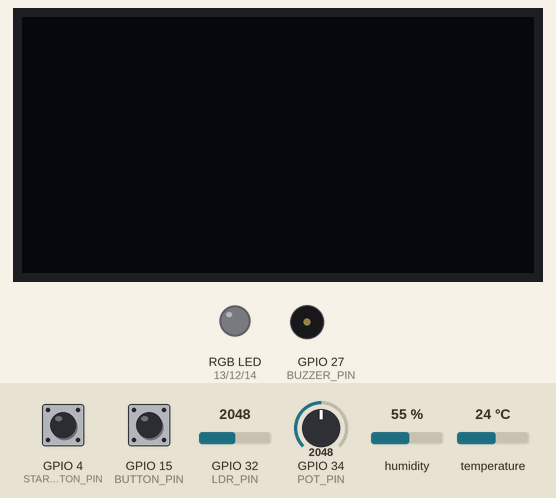
Recording of a sketch running on a simulated ESP32. Shown: 128×64 one-colour display, an RGB LED mixed from three pins (HIGH = lit), buzzer (waves = sounding, pin HIGH). The inputs (shaded band) are chosen by the test bench; at power-on: GPIO 4 (START_BUTTON_PIN) HIGH, temperature 24 °C, GPIO 15 (BUTTON_PIN) HIGH, GPIO 32 (LDR_PIN) = 2048, GPIO 34 (POT_PIN) = 2048, humidity 55 % (analog values on the 0–4095 scale). What the sketch prints to the serial monitor is not drawn.

Above: at 1.2 s.
1.3 s: GPIO 4 (START_BUTTON_PIN) pulled LOW for 0.15 s
At 2.5 s:
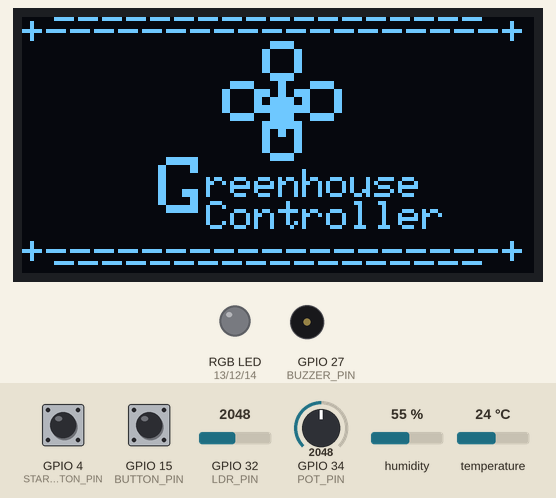
6.0 s: temperature set to 27.5 °C
At 9.1 s:
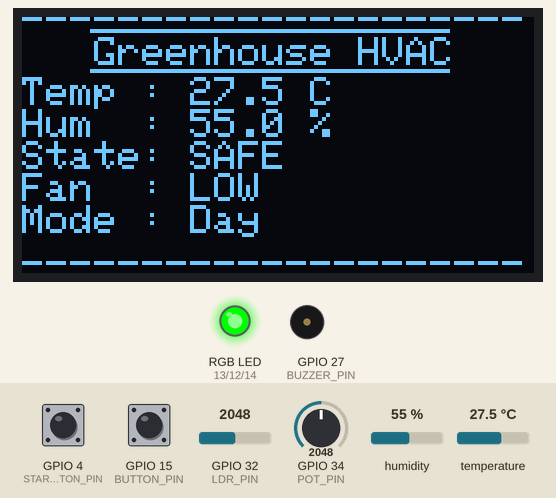
9.5 s: temperature set to 28.4 °C
At 11.8 s:
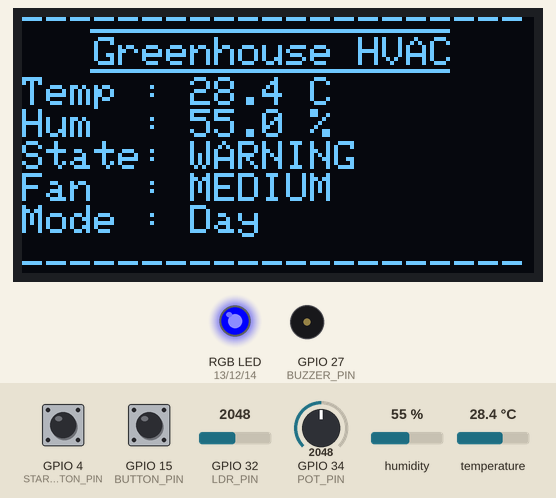
12.6 s: GPIO 15 (BUTTON_PIN) pulled LOW for 0.15 s
At 14.0 s:
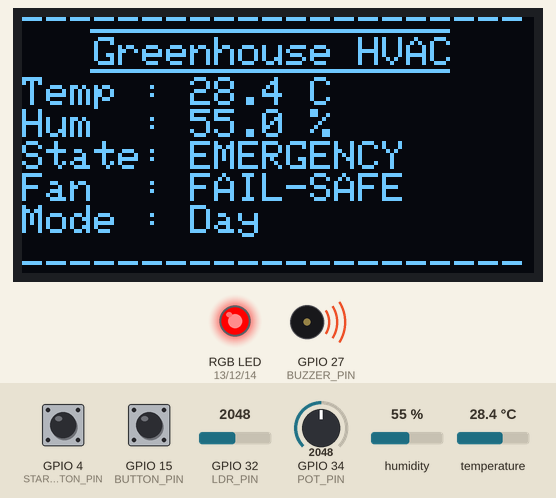
14.7 s: GPIO 32 (LDR_PIN) set to 1571
16.4 s: GPIO 32 (LDR_PIN) set to 1447
At 18.4 s:
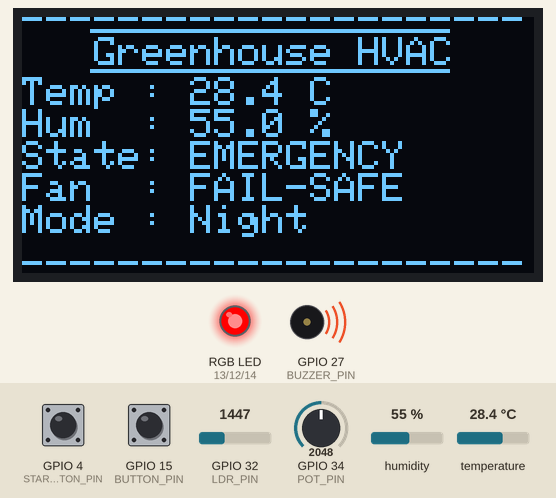
Timing chart, 0 to 19.8 s (numbered marks = the images above; inputs shaded):
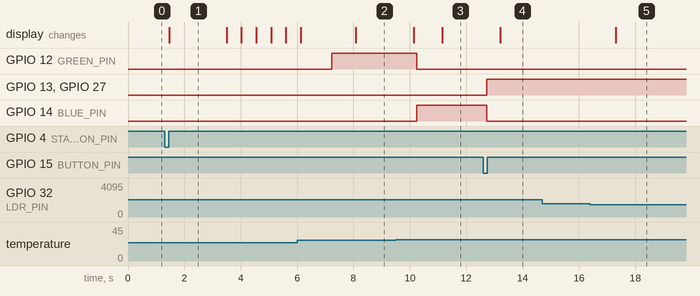

Measured:
- the behaviour switches between 27.9 and 28 °C on temperature (found by bisection; images 2 and 3)
- the behaviour switches between 1500 and 1499 on GPIO 32 (LDR_PIN) (found by bisection; images 4 and 5)
- after the input at 1.3 s, the display: changes after 0.17 s (image 1)
- after the input at 9.5 s, GPIO 12 (GREEN_PIN): HIGH → LOW after 0.74 s; GPIO 14 (BLUE_PIN): LOW → HIGH after 0.74 s; the display: first changes after 0.63 s (image 3 shows a later state)
- after the input at 12.6 s, GPIO 13 (RED_PIN), GPIO 27 (BUZZER_PIN): LOW → HIGH after 0.14 s; GPIO 14 (BLUE_PIN): HIGH → LOW after 0.14 s; the display: changes after 0.61 s (image 4)
- after the input at 14.7 s, every drawn part: stays the same
- after the input at 16.4 s, the display: changes after 0.91 s (image 5)
- what the display in image 1 shows lasts 2.0 s, from 1.5 s to 3.5 s

The sketch:

sketch.ino
```cpp
#include "config.h"
#include "DHTesp.h"
#include <Wire.h>
#include <Adafruit_GFX.h>
#include <Adafruit_SSD1306.h>

Adafruit_SSD1306 display(SCREEN_WIDTH, SCREEN_HEIGHT, &Wire, -1);

struct SystemData {
  float temperature;
  float humidity;

  int adcValue;
  int potPercent;

  int lightValue;
  bool nightMode;

  String systemState;
  String fanSpeed;
};

DHTesp dhtSensor;
SystemData systemData;

SemaphoreHandle_t dataMutex;

// ======================================================
// MACHINE STATE VARIABLES
// ======================================================

enum MachineState {
  MACHINE_OFF,
  WELCOME_SCREEN,
  AUTO_RUNNING
};

volatile MachineState machineState = MACHINE_OFF;

// ======================================================
// EMERGENCY OVERRIDE VARIABLES
// ======================================================

volatile bool emergencyOverride = false;
volatile unsigned long lastInterruptTime = 0;

// ======================================================
// Turn everything off until button is pressed
// ======================================================

void allOutputsOff() {
  digitalWrite(GREEN_PIN, LOW);
  digitalWrite(BLUE_PIN, LOW);
  digitalWrite(RED_PIN, LOW);
  digitalWrite(BUZZER_PIN, LOW);
}

// ======================================================
// Button check function
// ======================================================

bool startButtonPressed() {
  static bool lastState = HIGH;
  static unsigned long lastDebounce = 0;

  bool currentState = digitalRead(START_BUTTON_PIN);

  if (lastState == HIGH && currentState == LOW && millis() - lastDebounce > 300) {
    lastDebounce = millis();
    lastState = currentState;
    return true;
  }

  lastState = currentState;
  return false;
}

// ======================================================
// Add welcome animation
// ======================================================

void showWelcomeAnimation() {
  display.clearDisplay();

  display.setCursor(2, -6);
  display.println(" __________________");
  display.setCursor(0, 0);
  display.println("+-------------------+");

  display.setTextSize(2);
  display.setCursor(60, 2);
  display.println("o");
  display.setCursor(50, 12);
  display.println("o");
  display.setCursor(60, 16);
  display.println("*");
  display.setCursor(70, 12);
  display.println("o");
  display.setCursor(60, 22);
  display.println("o");

  display.setTextSize(2);
  display.setCursor(34, 35);
  display.println("G");

  display.setTextSize(1);
  display.setCursor(46, 38);
  display.println("reenhouse");
  display.setTextSize(0);
  display.setCursor(46, 46);
  display.println("Controller");

  display.setTextSize(1);
  display.setCursor(0, 55);
  display.println("+-------------------+");
  display.setCursor(2, 55);
  display.println(" __________________");

  display.display();
  delay(2000);

  display.clearDisplay();
  // =========================================
  // LOADING ANIMATION
  // =========================================

  display.clearDisplay();

  display.setTextSize(1);
  display.setCursor(18, 40);
  display.print("Starting...");

  // Loading bar outline
  display.drawRect(10, 50, 100, 8, WHITE);

  display.display();

  delay(500);

  // =========================================
  // 0%
  // =========================================

  // Clear flower area
  display.fillRect(45, 0, 45, 35, BLACK);

  // Flower frame 0
  display.setTextSize(2);

  display.setCursor(60, 14);
  display.print("*");


  // Percentage
  display.fillRect(85, 39, 40, 10, BLACK);

  display.setTextSize(1);
  display.setCursor(92, 40);
  display.print("0%");

  display.display();

  delay(500);

  // =========================================
  // 25%
  // =========================================

  // Clear flower area
  display.fillRect(45, 0, 45, 35, BLACK);

  // Flower frame 1
  display.setTextSize(2);

  display.setCursor(60, 10);
  display.print("o");

  display.setCursor(60, 10);
  display.print("o");

  display.setCursor(60, 14);
  display.print("*");

  display.setCursor(60, 10);
  display.print("o");

  display.setCursor(60, 10);
  display.print("o");

  // Loading bar
  display.fillRect(10, 50, 25, 8, WHITE);

  // Percentage
  display.fillRect(85, 39, 40, 10, BLACK);

  display.setTextSize(1);
  display.setCursor(88, 40);
  display.print("25%");

  display.display();

  delay(500);

  // =========================================
  // 50%
  // =========================================

  // Clear flower area
  display.fillRect(45, 0, 45, 35, BLACK);

  // Flower frame 2
  display.setTextSize(2);

  display.setCursor(60, 7);
  display.print("o");

  display.setCursor(57, 10);
  display.print("o");

  display.setCursor(60, 14);
  display.print("*");

  display.setCursor(63, 10);
  display.print("o");

  display.setCursor(60, 13);
  display.print("o");

  // Loading bar
  display.fillRect(10, 50, 50, 8, WHITE);

  // Percentage
  display.fillRect(85, 39, 40, 10, BLACK);

  display.setTextSize(1);
  display.setCursor(88, 40);
  display.print("50%");

  display.display();

  delay(500);

  // =========================================
  // 75%
  // =========================================

  // Clear flower area
  display.fillRect(45, 0, 45, 35, BLACK);

  // Flower frame 3
  display.setTextSize(2);

  display.setTextSize(2);

  display.setCursor(60, 3);
  display.print("o");

  display.setCursor(53, 10);
  display.print("o");

  display.setCursor(60, 14);
  display.print("*");

  display.setCursor(67, 10);
  display.print("o");

  display.setCursor(60, 17);
  display.print("o");

  // Loading bar
  display.fillRect(10, 50, 75, 8, WHITE);

  // Percentage
  display.fillRect(85, 39, 40, 10, BLACK);

  display.setTextSize(1);
  display.setCursor(88, 40);
  display.print("75%");

  display.display();

  delay(500);

  // =========================================
  // 100%
  // =========================================

  // Clear flower area
  display.fillRect(45, 0, 45, 35, BLACK);

  // Final flower 4
  display.setTextSize(2);

  display.setTextSize(2);

  display.setCursor(60, 0);
  display.print("o");

  display.setCursor(50, 10);
  display.print("o");

  display.setCursor(60, 14);
  display.print("*");

  display.setCursor(70, 10);
  display.print("o");

  display.setCursor(60, 20);
  display.print("o");

  // Loading bar
  display.fillRect(10, 50, 100, 8, WHITE);

  // Percentage
  display.fillRect(85, 39, 40, 10, BLACK);

  display.setTextSize(1);
  display.setCursor(84, 40);
  display.print("100%");

  display.display();

  delay(1000);

  // =========================================

}

// ======================================================
// MACHINE TASK
// ======================================================

void machineTask(void *parameter) {
  while (true) {

    if (machineState == MACHINE_OFF) {
      allOutputsOff();

        display.clearDisplay();
        display.setCursor(0, -6);
        display.println(" ___________________ ");
        display.setCursor(28, 15);
        display.println("<System OFF>");
        display.setCursor(10, 30);
        display.println("Press GREEN Button");
        display.setCursor(40, 40);
        display.println("to start");
        display.setCursor(0, 55);
        display.println("_____________________");

      if (startButtonPressed()) {
        machineState = WELCOME_SCREEN;
      }
    }

    else if (machineState == WELCOME_SCREEN) {
      showWelcomeAnimation();
      machineState = AUTO_RUNNING;
    }

    else if (machineState == AUTO_RUNNING) {
      if (startButtonPressed()) {
        machineState = MACHINE_OFF;
      }
    }

    vTaskDelay(100 / portTICK_PERIOD_MS);
  }
}

void IRAM_ATTR emergencyISR() {

  unsigned long currentTime = millis();

  if (currentTime - lastInterruptTime > 300) {
    emergencyOverride = !emergencyOverride;
    lastInterruptTime = currentTime;
  }
}

void sensorTask(void *parameter) {

  while (true) {

    TempAndHumidity data = dhtSensor.getTempAndHumidity();

    if (xSemaphoreTake(dataMutex, portMAX_DELAY)) {
      systemData.temperature = data.temperature;
      systemData.humidity = data.humidity;
      xSemaphoreGive(dataMutex);
    }

    vTaskDelay(2000 / portTICK_PERIOD_MS);
  }
}

void adcTask(void *parameter) {

  while (true) {

    int total = 0;
    int sampleCount = 10;

    for (int i = 0; i < sampleCount; i++) {
      total += analogRead(POT_PIN);
      vTaskDelay(10 / portTICK_PERIOD_MS);
    }

    int rawValue = total / sampleCount;
    int percentValue = map(rawValue, 0, 4095, 0, 100);

    if (xSemaphoreTake(dataMutex, portMAX_DELAY)) {
      systemData.adcValue = rawValue;
      systemData.potPercent = percentValue;
      xSemaphoreGive(dataMutex);
    }

    vTaskDelay(1000 / portTICK_PERIOD_MS);
  }
}

void lightTask(void *parameter) {

  while (true) {

    int lightValue = analogRead(LDR_PIN);
    bool isNight = lightValue < 1500;

    if (xSemaphoreTake(dataMutex, portMAX_DELAY)) {
      systemData.lightValue = lightValue;
      systemData.nightMode = isNight;
      xSemaphoreGive(dataMutex);
    }

    vTaskDelay(1000 / portTICK_PERIOD_MS);
  }
}

void controlTask(void *parameter) {

  while (true) {

    if (machineState == MACHINE_OFF || machineState == WELCOME_SCREEN) {
      allOutputsOff();
      vTaskDelay(200 / portTICK_PERIOD_MS);
      continue;
    }

    float temp;
    bool nightMode;

    if (xSemaphoreTake(dataMutex, portMAX_DELAY)) {
      temp = systemData.temperature;
      nightMode = systemData.nightMode;
      xSemaphoreGive(dataMutex);
    }

    if (emergencyOverride) {

      digitalWrite(GREEN_PIN, LOW);
      digitalWrite(BLUE_PIN, LOW);
      digitalWrite(RED_PIN, HIGH);
      digitalWrite(BUZZER_PIN, HIGH);

      if (xSemaphoreTake(dataMutex, portMAX_DELAY)) {
        systemData.systemState = "EMERGENCY";
        systemData.fanSpeed = "FAIL-SAFE";
        xSemaphoreGive(dataMutex);
      }

      vTaskDelay(500 / portTICK_PERIOD_MS);
      continue;
    }

    if (isnan(temp) || temp < -10 || temp >= 80) {

      digitalWrite(GREEN_PIN, LOW);
      digitalWrite(BLUE_PIN, LOW);
      digitalWrite(RED_PIN, HIGH);
      digitalWrite(BUZZER_PIN, HIGH);

      if (xSemaphoreTake(dataMutex, portMAX_DELAY)) {
        systemData.systemState = "SENSOR ERROR";
        systemData.fanSpeed = "SHUTDOWN";
        xSemaphoreGive(dataMutex);
      }

      vTaskDelay(500 / portTICK_PERIOD_MS);
      continue;
    }

    if (temp < 28) {

      digitalWrite(GREEN_PIN, HIGH);
      digitalWrite(BLUE_PIN, LOW);
      digitalWrite(RED_PIN, LOW);
      digitalWrite(BUZZER_PIN, LOW);

      if (xSemaphoreTake(dataMutex, portMAX_DELAY)) {
        systemData.systemState = "SAFE";

        if (nightMode) {
          systemData.fanSpeed = "ECO";
        } else {
          systemData.fanSpeed = "LOW";
        }

        xSemaphoreGive(dataMutex);
      }
    }

    else if (temp >= 28 && temp < 35) {

      digitalWrite(GREEN_PIN, LOW);
      digitalWrite(BLUE_PIN, HIGH);
      digitalWrite(RED_PIN, LOW);
      digitalWrite(BUZZER_PIN, LOW);

      if (xSemaphoreTake(dataMutex, portMAX_DELAY)) {
        systemData.systemState = "WARNING";

        if (nightMode) {
          systemData.fanSpeed = "ECO-MED";
        } else {
          systemData.fanSpeed = "MEDIUM";
        }

        xSemaphoreGive(dataMutex);
      }
    }

    else {

      digitalWrite(GREEN_PIN, LOW);
      digitalWrite(BLUE_PIN, LOW);
      digitalWrite(RED_PIN, HIGH);
      digitalWrite(BUZZER_PIN, HIGH);

      if (xSemaphoreTake(dataMutex, portMAX_DELAY)) {
        systemData.systemState = "DANGER";
        systemData.fanSpeed = "HIGH";
        xSemaphoreGive(dataMutex);
      }
    }

    vTaskDelay(500 / portTICK_PERIOD_MS);
  }
}

void loggingTask(void *parameter) {

  while (true) {

    if (xSemaphoreTake(dataMutex, portMAX_DELAY)) {

      Serial.print("Temp: ");
      Serial.print(systemData.temperature);

      Serial.print(" C | Humidity: ");
      Serial.print(systemData.humidity);

      Serial.print(" % | ADC: ");
      Serial.print(systemData.adcValue);

      Serial.print(" | Pot: ");
      Serial.print(systemData.potPercent);

      Serial.print(" % | Light: ");
      Serial.print(systemData.lightValue);

      Serial.print(" | Mode: ");
      Serial.print(systemData.nightMode ? "Night" : "Day");

      Serial.print(" | State: ");
      Serial.print(systemData.systemState);

      Serial.print(" | Fan: ");
      Serial.println(systemData.fanSpeed);

      xSemaphoreGive(dataMutex);
    }

    vTaskDelay(2000 / portTICK_PERIOD_MS);
  }
}

void displayTask(void *parameter) {

  while (true) {

    if (machineState == AUTO_RUNNING) {

      if (xSemaphoreTake(dataMutex, portMAX_DELAY)) {

        display.clearDisplay();

        display.setCursor(0, 0);

        display.setCursor(0, -6);
        display.println("_____________________");

        display.setCursor(11, -3);
        display.println(" _______________ ");
        display.setCursor(12, -3);
        display.println(" _______________ ");
        display.setCursor(18, 5);
        display.println("Greenhouse HVAC");
        display.setCursor(11, 7);
        display.println(" _______________ ");
        display.setCursor(12, 7);
        display.println(" _______________ ");

        display.print("Temp : ");
        display.print(systemData.temperature, 1);
        display.println(" C");

        display.print("Hum  : ");
        display.print(systemData.humidity, 1);
        display.println(" %");

        display.print("State: ");
        display.println(systemData.systemState);

        display.print("Fan  : ");
        display.println(systemData.fanSpeed);

        display.print("Mode : ");
        display.println(systemData.nightMode ? "Night" : "Day");

        display.setCursor(0, 55);
        display.println("_____________________");

        display.display();

        xSemaphoreGive(dataMutex);
      }
    }

    vTaskDelay(1000 / portTICK_PERIOD_MS);
  }
}

void setup() {

  Serial.begin(115200);

  analogReadResolution(12);

  pinMode(POT_PIN, INPUT);
  pinMode(LDR_PIN, INPUT);

  pinMode(RED_PIN, OUTPUT);
  pinMode(GREEN_PIN, OUTPUT);
  pinMode(BLUE_PIN, OUTPUT);

  pinMode(BUZZER_PIN, OUTPUT);

  pinMode(BUTTON_PIN, INPUT_PULLUP);
  pinMode(START_BUTTON_PIN, INPUT_PULLUP);

  attachInterrupt(
    digitalPinToInterrupt(BUTTON_PIN),
    emergencyISR,
    FALLING
  );

  dhtSensor.setup(DHT_PIN, DHTesp::DHT22);

  dataMutex = xSemaphoreCreateMutex();

  systemData.temperature = 0;
  systemData.humidity = 0;

  systemData.adcValue = 0;
  systemData.potPercent = 0;

  systemData.lightValue = 0;
  systemData.nightMode = false;

  systemData.systemState = "OFF";
  systemData.fanSpeed = "OFF";

  Wire.begin(21, 22);

  if (!display.begin(SSD1306_SWITCHCAPVCC, 0x3C)) {
    Serial.println("OLED failed");
    for (;;);
  }

  display.clearDisplay();
  display.setTextSize(1);
  display.setTextColor(WHITE);

  allOutputsOff();

  Serial.println("Industrial IoT Smart Greenhouse HVAC Controller");
  Serial.println("FreeRTOS multitasking system started");

  xTaskCreate(sensorTask, "Sensor Task", 4096, NULL, 2, NULL);
  xTaskCreate(adcTask, "ADC Task", 2048, NULL, 2, NULL);
  xTaskCreate(lightTask, "Light Task", 2048, NULL, 1, NULL);
  xTaskCreate(controlTask, "Control Task", 2048, NULL, 3, NULL);
  xTaskCreate(loggingTask, "Logging Task", 4096, NULL, 1, NULL);
  xTaskCreate(displayTask, "Display Task", 4096, NULL, 1, NULL);
  xTaskCreate(machineTask, "Machine Task", 4096, NULL, 4, NULL);
}

void loop() {

}
```

config.h
```cpp
#ifndef CONFIG_H
#define CONFIG_H

// ======================================================
// SENSOR AND INPUT PINS
// ======================================================

// DHT22 temperature and humidity sensor
#define DHT_PIN 23

// Potentiometer analogue input for ADC testing
#define POT_PIN 34

// LDR analogue input for day/night detection
#define LDR_PIN 32

// ======================================================
// RGB STATUS LED PINS
// ======================================================

// Red LED indicates danger / emergency
#define RED_PIN 13

// Green LED indicates safe operation
#define GREEN_PIN 12

// Blue LED indicates warning state
#define BLUE_PIN 14

// ======================================================
// ALARM AND EMERGENCY INPUT
// ======================================================

// Buzzer alarm output
#define BUZZER_PIN 27

// Emergency override push button
#define BUTTON_PIN 15

// ======================================================
// OLED DISPLAY CONFIGURATION
// ======================================================

#define SCREEN_WIDTH 128
#define SCREEN_HEIGHT 64

// ======================================================
// ADDITIONAL I ADDED
// ======================================================

#define START_BUTTON_PIN 4

#endif
```
